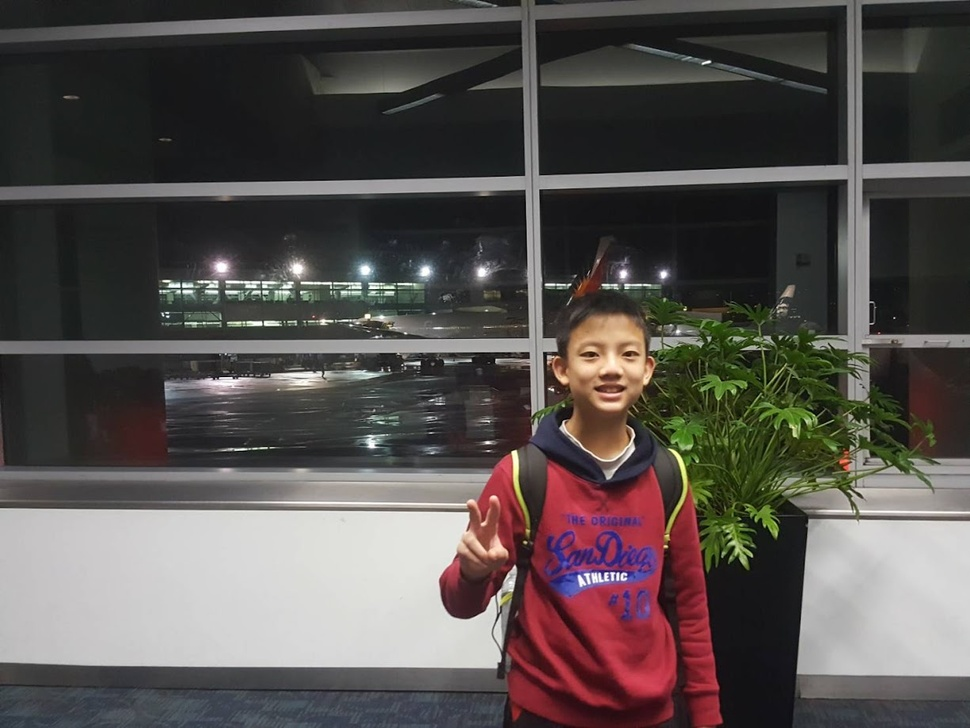
#> input picture me.jpg, 970 x 728 px, shrunk from 1225 x 919 before the run
$ python -i Canny.py   (imports and definitions only)
#> lines starting #> are read from the running program, lines starting #| are printed output that depends on the picture
#> further down, picture is the input picture: shape (728, 970, 3); mean B, G, R 78.8, 81, 86.7
import cv2 as cv
import numpy as np


# [12 lines left out: function filter2D, not called in this run]


def nms(dst, angle):
    height, width = dst.shape[:2]
    result = np.zeros((height, width), dtype=np.int32)

    # angle = dst * 180. / np.pi
    for i in range(1, height - 1):
        for j in range(1, width - 1):
            v1 = 255
            v2 = 255
            if angle[i, j] > 180:
                angle[i, j] = angle[i, j] - 180
            if 67.5 > angle[i, j] >= 22.5:
                # slash
                v1 = dst[i + 1, j - 1]
                v2 = dst[i - 1, j + 1]
            elif 112.5 > angle[i, j] >= 67.5:
                # horizontal
                v1 = dst[i + 1, j]
                v2 = dst[i - 1, j]
            elif 157.5 > angle[i, j] >= 112.5:
                # backslash
                v1 = dst[i - 1, j - 1]
                v2 = dst[i + 1, j + 1]
            elif 0 <= angle[i, j] < 22.5 or 157.5 <= angle[i, j] <= 180:
                # vertical
                v1 = dst[i, j + 1]
                v2 = dst[i, j - 1]
            # else:
            # print(angle[i, j])
            if dst[i, j] < v1 or dst[i, j] < v2:
                result[i, j] = 0
            else:
                result[i, j] = int(dst[i, j])
    return result


# 八連通元件
# [67 lines left out: functions eightConnectedComponent, doubleThreshold, labelComponent, putSign, not called in this run]


class Canny(object):
    def __init__(self, lowThreshold=50, highThreshold=150):
        self.lowThreshold = lowThreshold
        self.highThreshold = highThreshold

    def Canny(self, src):
        blur = cv.GaussianBlur(src, (3, 3), 1.5)

        # 梯度向量
        gradientX = cv.Sobel(np.float32(blur), cv.CV_64F, 1, 0, 3)
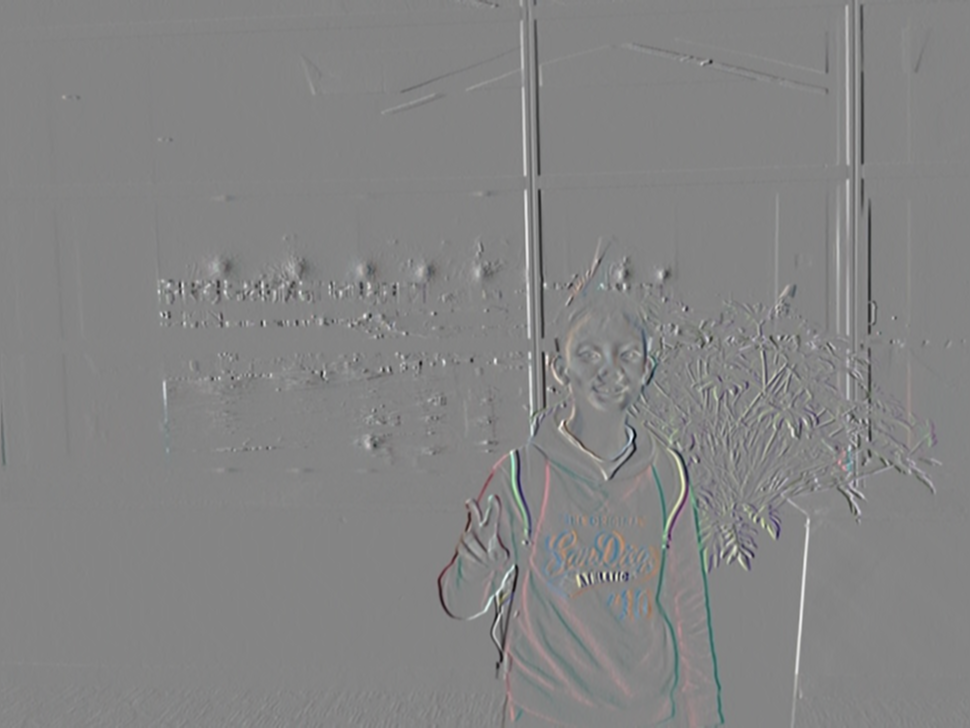
#> gradientX: shape (728, 970, 3) float64; mean B, G, R 0.1, 0.1, 0.1; drawn with min black and max white
        gradientY = cv.Sobel(np.float32(blur), cv.CV_64F, 0, 1, 3)
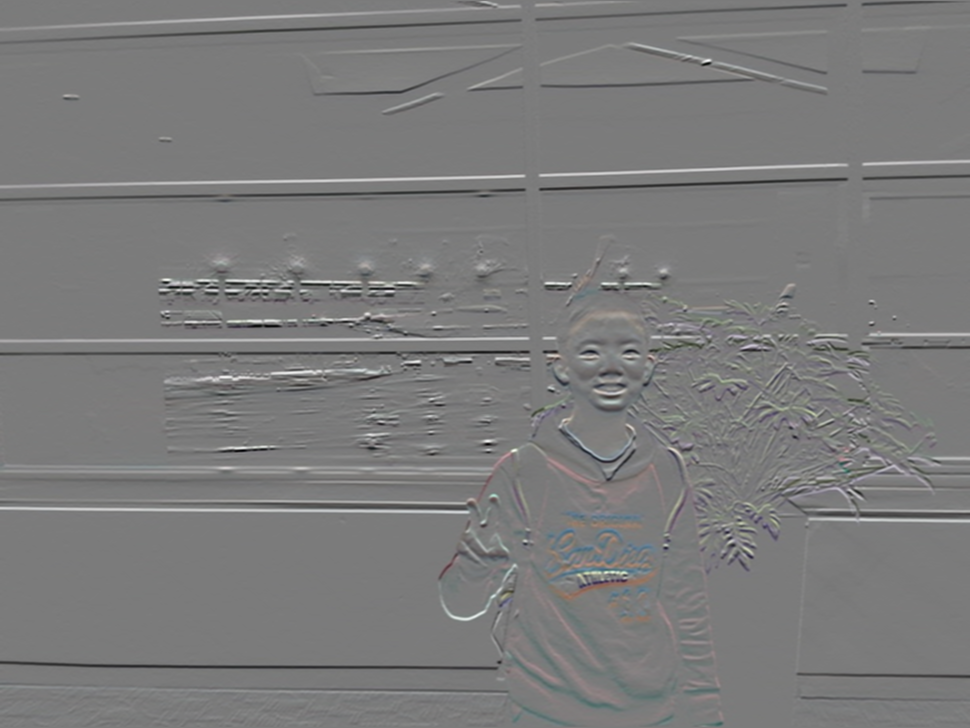
#> gradientY: shape (728, 970, 3) float64; mean B, G, R 0, -0.1, -0.1; drawn with min black and max white
        gradientMagnitude, gradientAngle = cv.cartToPolar(gradientX, gradientY, angleInDegrees=True)
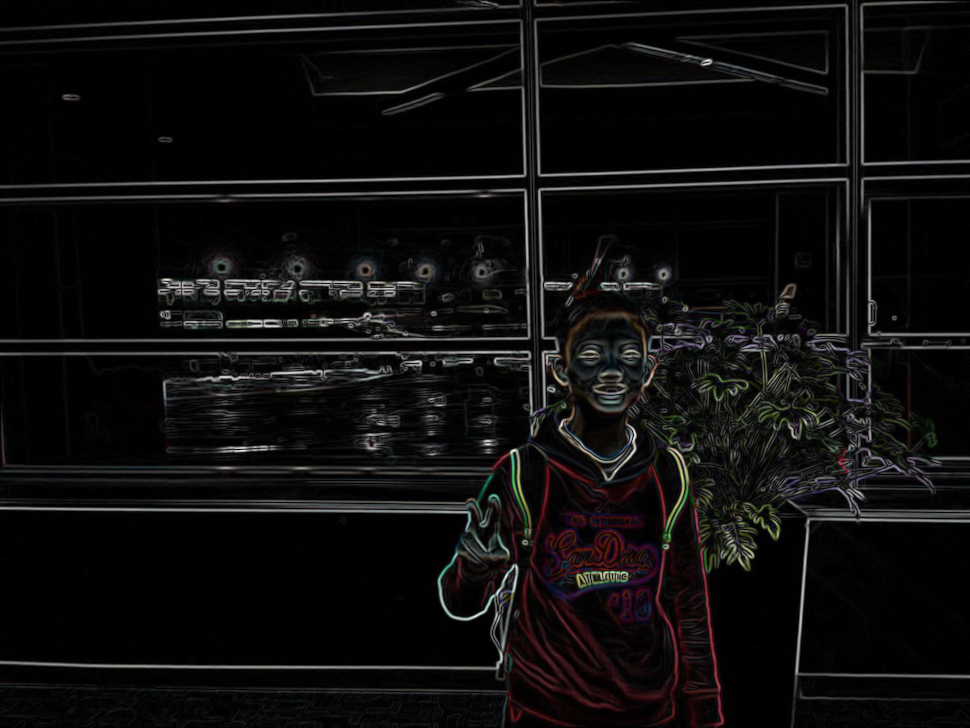
#> gradientMagnitude: shape (728, 970, 3) float64; mean B, G, R 33.3, 33.7, 35.8; drawn with min black and max white
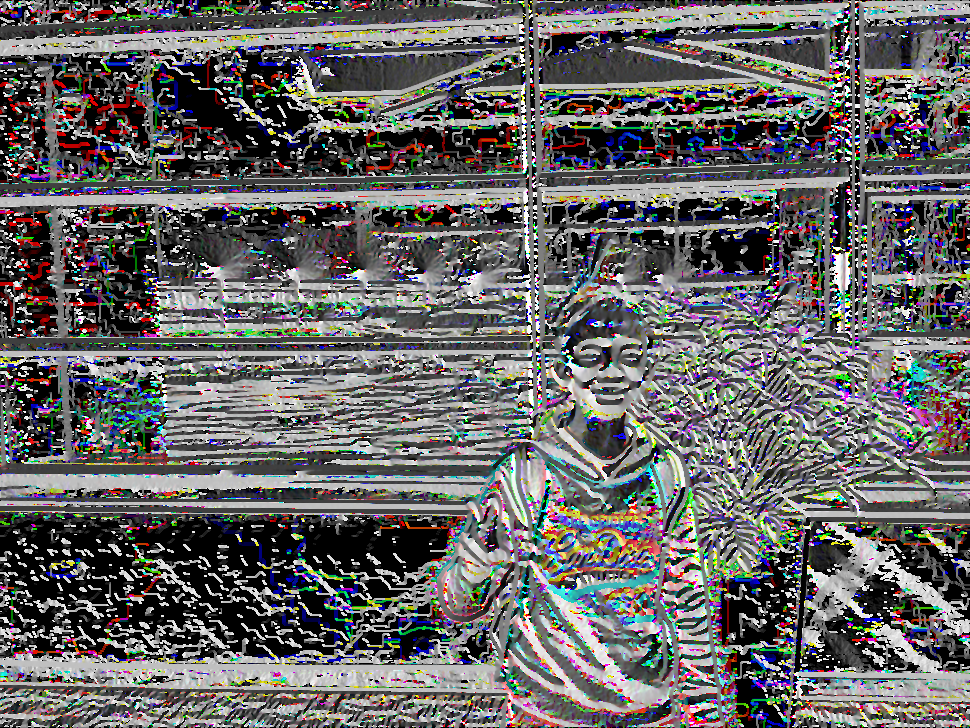
#> gradientAngle: shape (728, 970, 3) float64; mean B, G, R 143.4, 143.2, 144.4; drawn with min black and max white

        cv.imshow("m", gradientMagnitude.astype(np.uint8))
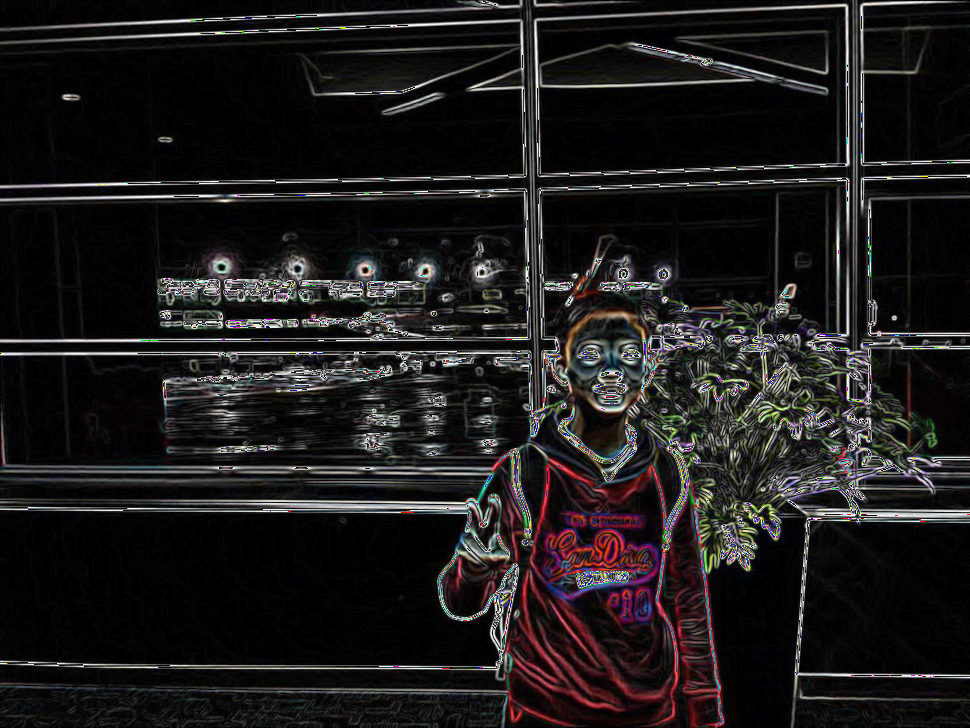
#> window 'm': shape (728, 970, 3); mean B, G, R 27.4, 27.3, 29.4
        # cv.imshow('Gradient', nms(gradientMagnitude, gradientAngle).astype(np.uint8))
        result = labelComponent(nms(gradientMagnitude, gradientAngle), self.lowThreshold, self.highThreshold).astype(
            np.uint8)
#> after the loop in nms, `for i in range(1, height - 1):`: result: shape (728, 970) int32; every value is 0

        result = putSign(result)

        return result

>>> import cv2
>>> picture = cv2.imread('me.jpg')
#> (the run stopped early here; a loop or call above may not have finished)

$ run again, on street1.jpg
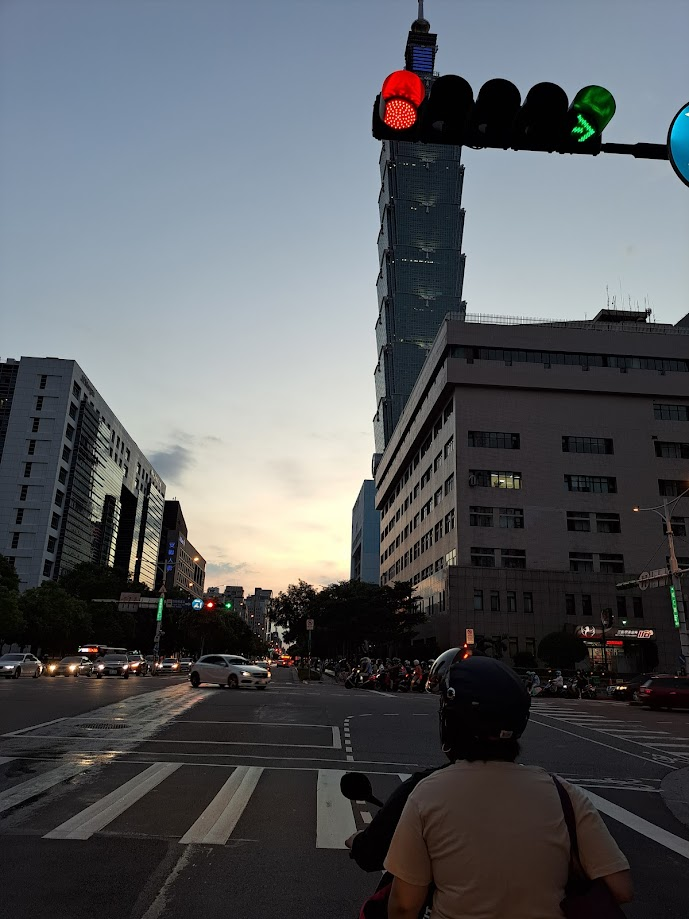
#> input picture street1.jpg, 689 x 919 px
#> picture is the input picture: shape (919, 689, 3); mean B, G, R 95.1, 91.2, 88.3
#> in Canny, `gradientMagnitude, gradientAngle = cv.cartToPolar(gradientX, gradientY..`:
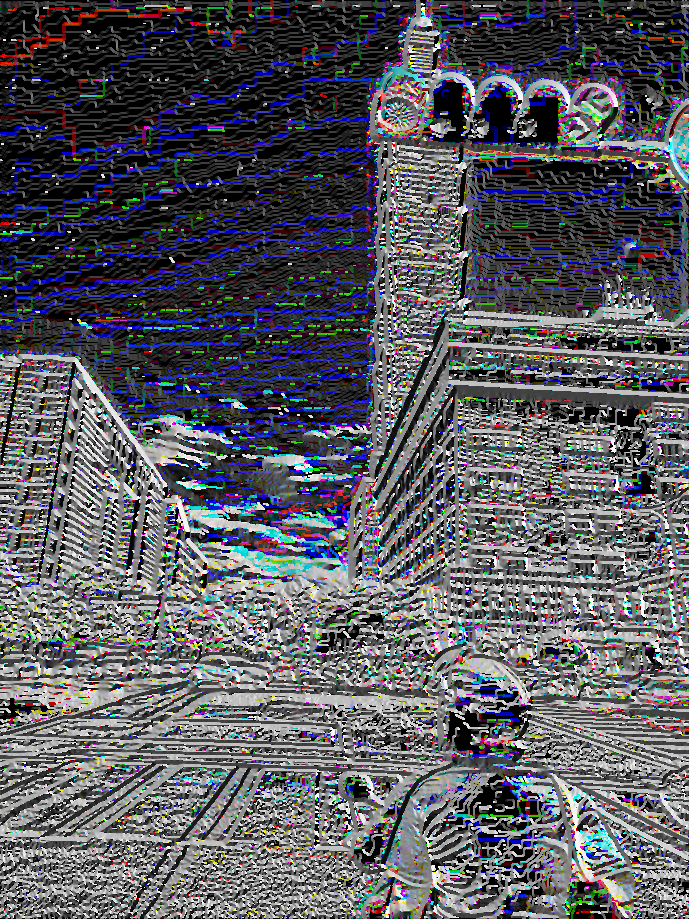
#> gradientAngle: shape (919, 689, 3) float64; mean B, G, R 136, 127.1, 126.5; drawn with min black and max white
#> in Canny, `cv.imshow("m", gradientMagnitude.astype(np.uint8))`:
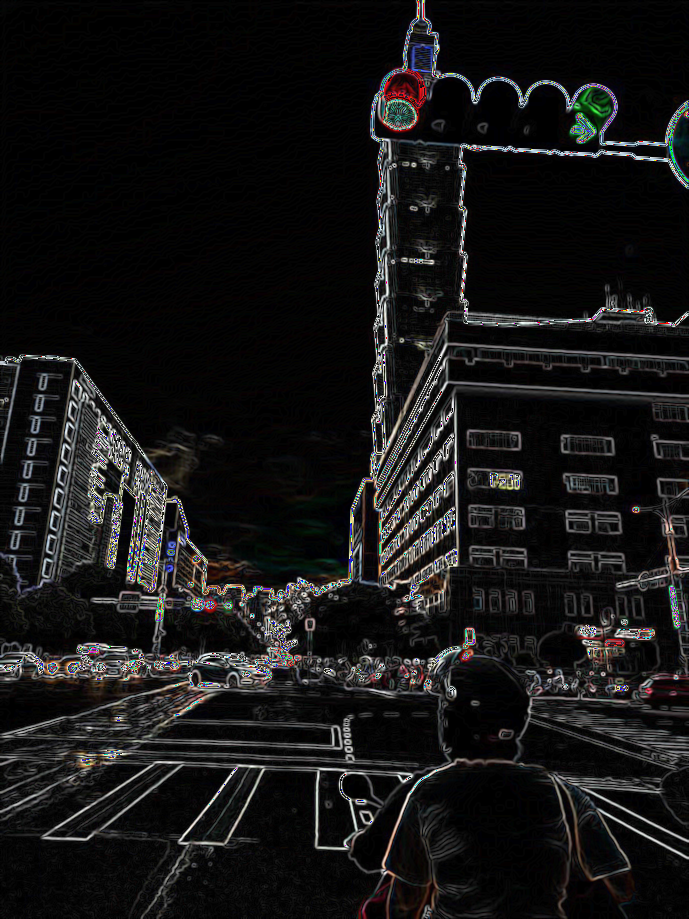
#> window 'm': shape (919, 689, 3); mean B, G, R 22.1, 22.1, 22.6
